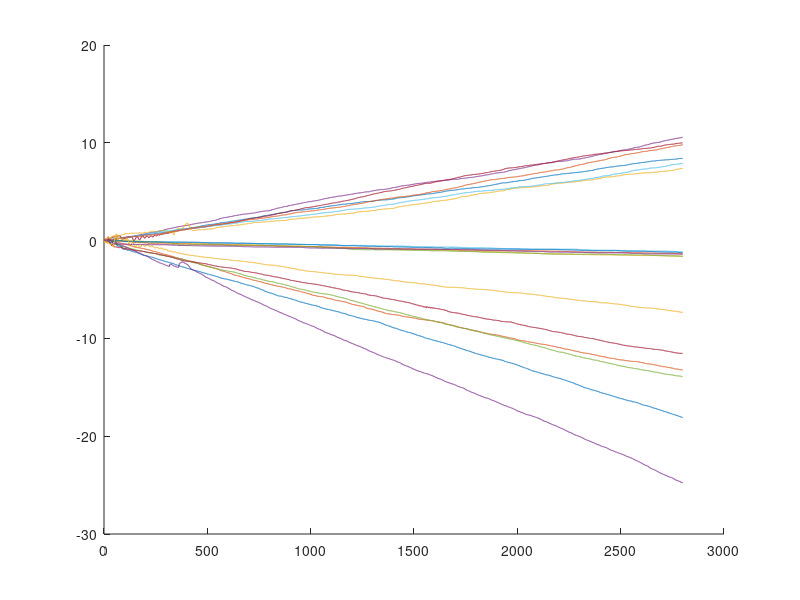

Reproduce this figure in MATLAB.
clear all

xp=load('wiiX-.txt');
xm=load('wiiX+.txt');

yp=load('wiiY-.txt');
ym=load('wiiY+.txt');

zp=load('wiiZ-.txt');
zm=load('wiiZ+.txt');

xpd=xp(:,5:7)- repmat(xp(1,5:7,1),size(xp,1),1);
xmd=xm(:,5:7)- repmat(xm(1,5:7,1),size(xm,1),1);

ypd=yp(:,5:7)- repmat(yp(1,5:7,1),size(yp,1),1);
ymd=ym(:,5:7)- repmat(ym(1,5:7,1),size(ym,1),1);

zpd=zp(:,5:7)- repmat(zp(1,5:7,1),size(zp,1),1);
zmd=zm(:,5:7)- repmat(zm(1,5:7,1),size(zm,1),1);

clf



%subplot(1,2,1)
hold on
plot(xpd(1:2800,:))
plot(xmd(1:2800,:))

plot(ypd(1:2800,:))
plot(ymd(1:2800,:))

plot(zpd(1:2800,:))
plot(zmd(1:2800,:))
hold off


%subplot(1,2,2)


